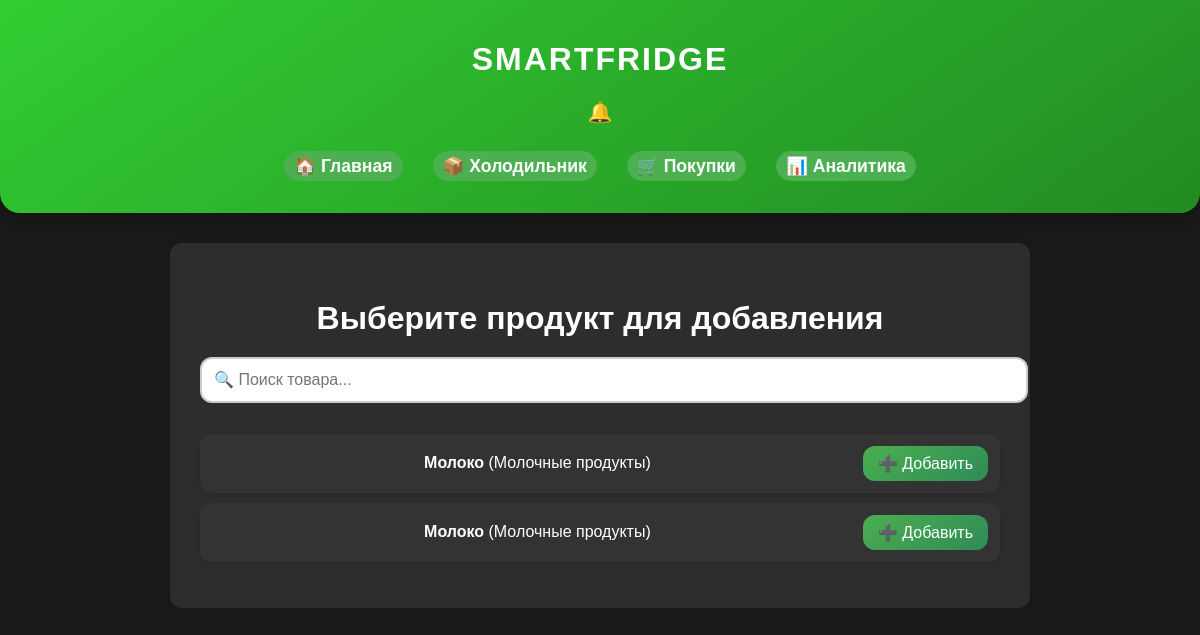
/products (signed in), run on an earlier commit of the app's database.
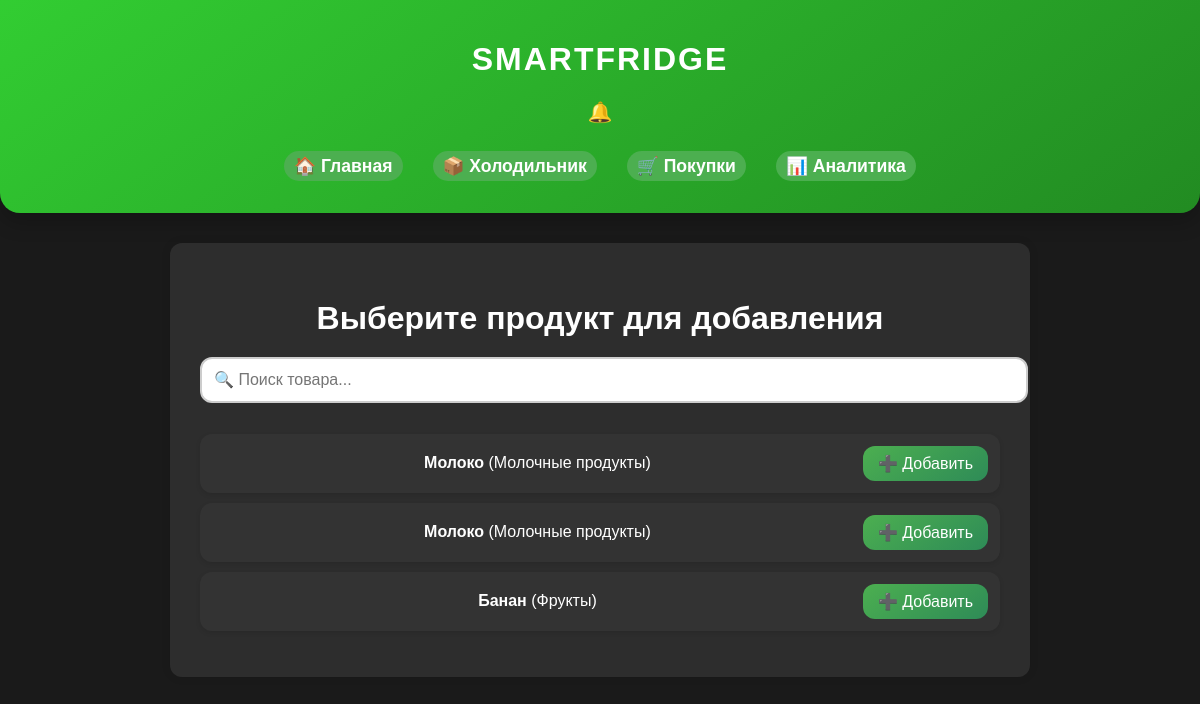
And on a later commit of the database.
### app/models.py (models this page shows, shortened)
class Product(db.Model):
    id: Mapped[int] = mapped_column(sa.Integer, primary_key=True, autoincrement=True)
    name: Mapped[str] = mapped_column(sa.String(100), nullable=False)
    product_type: Mapped[str] = mapped_column(sa.String(50), nullable=False)
    quantity: Mapped[float] = mapped_column(sa.Float, nullable=False)
    unit: Mapped[str] = mapped_column(sa.String(20), nullable=False)  # кг, шт, л и т. д.
    nutrition_info: Mapped[str] = mapped_column(sa.Text, nullable=True)
    allergens: Mapped[bool] = mapped_column(sa.Boolean, default=False)

### app/routes.py (the view)
@app.route('/products')
@login_required
def find_product():
    products = Product.query.all()
    fridge_items = {item.product_id for item in Fridge.query.filter_by(user_id=current_user.id).all()}  # ID продуктов в холодильнике
    return render_template('find_product.html', products=products, fridge_items=fridge_items)

### app/models.py (called while the page is built)
@login.user_loader
def load_user(id):
  return db.session.get(User, int(id))

### app/templates/find_product.html (shortened to what this page needs)
{% extends "base.html" %}
{% block content %}
    <h2>Выберите продукт для добавления</h2>
    <input type="text" id="search-box" placeholder="🔍 Поиск товара..." class="search-input">
    <ul class="product-list">
        {% for product in products %}
            <li data-product-id="{{ product.id }}" class="product-item">
                <div class="product-info">
                    <strong class="product-name">{{ product.name }}</strong> ({{ product.product_type }})
                </div>
                <button class="add-btn">➕ Добавить</button>
            </li>
        {% endfor %}
    </ul>
{% endblock %}

### app/templates/base.html (shortened to what this page needs)
<!DOCTYPE html>
<html lang="ru">
<head>
    <link rel="stylesheet" href="{{ url_for('static', filename='css/styles.css') }}">
</head>
<body>
    <header>
        <h1>SmartFridge</h1>
        <nav>
            <div class="notification-container">
                <button id="notification-bell">
                    🔔 <span id="notification-count" class="badge">0</span>
                </button>
            </div>
            <ul>
                <li><a href="{{ url_for('index') }}">🏠 Главная</a></li>
                <li><a href="{{ url_for('fridge') }}">📦 Холодильник</a></li>
                <li><a href="{{ url_for('shopping_list') }}">🛒 Покупки</a></li>
                <li><a href="{{ url_for('analytics') }}">📊 Аналитика</a></li>
            </ul>
        </nav>
    </header>
    <main>
        {% block content %}{% endblock %}
    </main>
</body>
</html>

### app/static/css/styles.css (style rules this page uses)
:root { --primary-color: #4CAF50; --accent-color: #FFD700; --background-color: #1a1a1a; --highlight-color: #32CD32; --border-radius: 12px; --shadow-color: rgba(0, 0, 0, 0.1); --transition-time: 0.3s; --modal-background: rgba(0, 0, 0, 0.7); --button-color: #4CAF50; --button-hover-color: #45a049; }
body { font-family: 'Arial', sans-serif; background-color: var(--background-color); color: white; margin: 0; padding: 0; text-align: center; }
header { background: linear-gradient(145deg, #32CD32, #228B22); color: white; padding: 20px; text-align: center; border-radius: 0 0 20px 20px; box-shadow: 0 10px 20px rgba(0, 0, 0, 0.2); }
header h1 { font-size: 2rem; font-weight: bold; text-transform: uppercase; margin-bottom: 10px; letter-spacing: 2px; }
nav ul { list-style: none; padding: 0; display: flex; justify-content: center; align-items: center; margin-top: 20px; }
nav ul li { margin: 0 15px; }
nav ul li a { text-decoration: none; color: white; font-size: 1.1rem; font-weight: 600; position: relative; padding: 5px 10px; border-radius: 30px; transition: color 0.3s ease, transform 0.3s ease, background-color 0.3s ease; background: #4CAF50; }
main { margin: 30px auto; padding: 30px; max-width: 800px; background: #2d2d2d; border-radius: var(--border-radius); box-shadow: 0 0 10px var(--shadow-color); animation: fadeIn 0.5s ease-in-out; }
h2 { color: white; font-size: 2rem; margin-bottom: 20px; }
button { padding: 12px 25px; background: linear-gradient(145deg, #4CAF50, #2E8B57); border: none; border-radius: 30px; color: white; font-size: 16px; cursor: pointer; transition: transform 0.3s ease, background 0.3s ease; }
.product-info { flex-grow: 1; }
.product-list { list-style: none; padding: 0; }
.product-list li { display: flex; justify-content: space-between; align-items: center; padding: 12px; background: #333; border-radius: var(--border-radius); box-shadow: 0 2px 5px var(--shadow-color); margin-bottom: 10px; transition: background-color var(--transition-time); }
.add-btn { background-color: var(--highlight-color); color: white; padding: 8px 15px; border: none; border-radius: var(--border-radius); cursor: pointer; transition: background-color var(--transition-time); }
#search-box { width: 100%; padding: 12px; margin-bottom: 15px; border: 2px solid #ccc; border-radius: var(--border-radius); font-size: 16px; transition: border-color var(--transition-time); }
.notification-container { position: relative; display: inline-block; }
#notification-bell { background: none; border: none; font-size: 20px; cursor: pointer; position: relative; }

What changed in the data, as far as the page shows it:
added Product: name "Банан", product_type "Фрукты"
